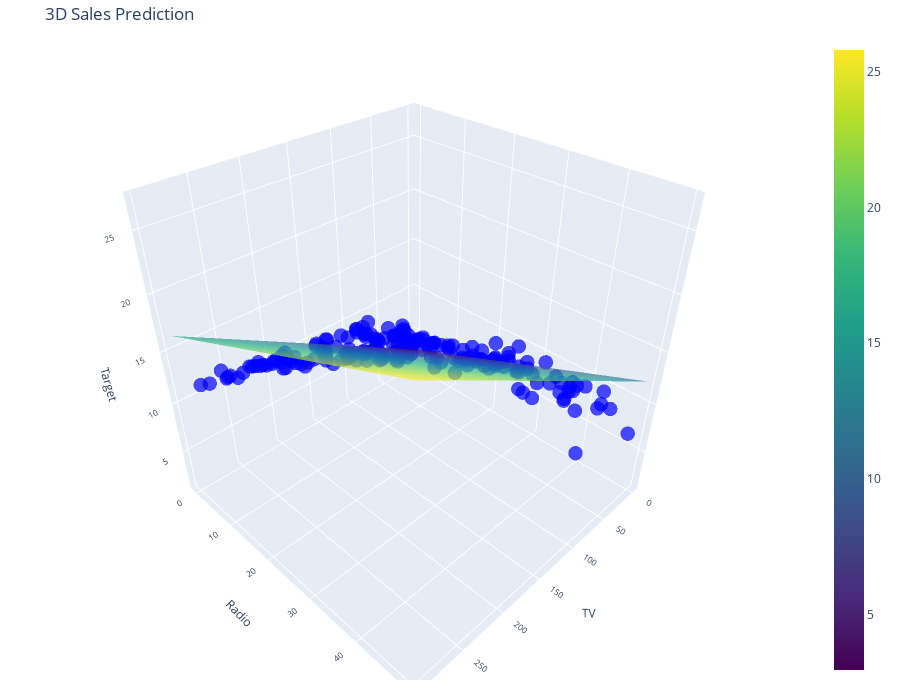

The cell this chart's notebook holds for it:
### Code cell
plot_3d_hyperplane(model, X_with_constant, Y, predictor1='TV', predictor2='Radio', title='3D Sales Prediction')

### Figure 1 — Plotly figure (JSON) as saved in the notebook; plotly's stock layout.template omitted (floating-point values rounded to 4 significant figures; data arrays with more than 128 entries replaced by an {"elided": "..."} marker saying what was removed)
{"data": [{"customdata": {"elided": "2500 float values"}, "hovertemplate": "<b>TV:</b> %{x:.2f}<br><b>Radio:</b> %{y:.2f}<br><b>Y (Actual):</b> %{z:.2f}<br><b>Ŷ (Predicted):</b> %{customdata:.2f}<extra></extra>", "marker": {"color": "blue", "opacity": 0.7, "size": 5}, "mode": "markers", "name": "Actual Data", "type": "scatter3d", "x": {"elided": "200 float values"}, "y": {"elided": "200 float values"}, "z": {"elided": "200 float values"}}, {"colorscale": [[0, "#440154"], [0.1111, "#482878"], [0.2222, "#3e4989"], [0.3333, "#31688e"], [0.4444, "#26828e"], [0.5556, "#1f9e89"], [0.6667, "#35b779"], [0.7778, "#6ece58"], [0.8889, "#b5de2b"], [1, "#fde725"]], "name": "Regression Plane", "opacity": 0.7, "type": "surface", "x": [0.7, 6.735, 12.77, 18.8, 24.84, 30.87, 36.91, 42.94, 48.98, 55.01, 61.05, 67.08, 73.12, 79.15, 85.19, 91.22, 97.26, 103.3, 109.3, 115.4, 121.4, 127.4, 133.5, 139.5, 145.5, 151.6, 157.6, 163.6, 169.7, 175.7, 181.7, 187.8, 193.8, 199.8, 205.9, 211.9, 217.9, 224.0, 230.0, 236.1, 242.1, 248.1, 254.2, 260.2, 266.2, 272.3, 278.3, 284.3, 290.4, 296.4], "y": [0, 1.012, 2.024, 3.037, 4.049, 5.061, 6.073, 7.086, 8.098, 9.11, 10.12, 11.13, 12.15, 13.16, 14.17, 15.18, 16.2, 17.21, 18.22, 19.23, 20.24, 21.26, 22.27, 23.28, 24.29, 25.31, 26.32, 27.33, 28.34, 29.36, 30.37, 31.38, 32.39, 33.4, 34.42, 35.43, 36.44, 37.45, 38.47, 39.48, 40.49, 41.5, 42.51, 43.53, 44.54, 45.55, 46.56, 47.58, 48.59, 49.6], "z": {"elided": "50x50 float values"}}], "layout": {"height": 700, "margin": {"b": 20, "l": 20, "r": 20, "t": 40}, "scene": {"xaxis": {"tickfont": {"size": 10}, "title": {"font": {"size": 12}, "text": "TV"}}, "yaxis": {"tickfont": {"size": 10}, "title": {"font": {"size": 12}, "text": "Radio"}}, "zaxis": {"tickfont": {"size": 10}, "title": {"font": {"size": 12}, "text": "Target"}}}, "title": {"text": "3D Sales Prediction"}, "width": 900}}
